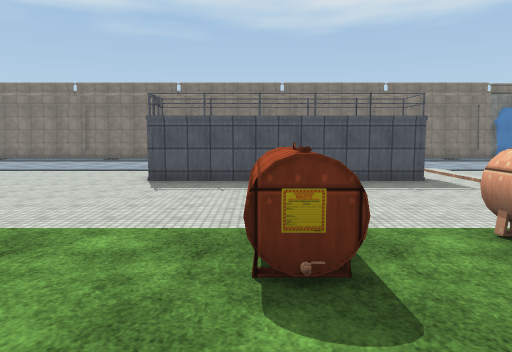
View 1 (above)

24 first-person views from a walk through a scene from a Unity 3-D project. The camera is 1.4 m above the floor, tilts 6° down and sees 70° across. Doors are open. The floor is counted in squares, 2 m on a side. Each view is taken from the middle of a square. On the plan, view 1 faces up. The plan holds only what a view shows up to about 11 squares ahead; the rest is blank. The place goes on beyond the plan. Some surface patterns are stand-ins.

View 2
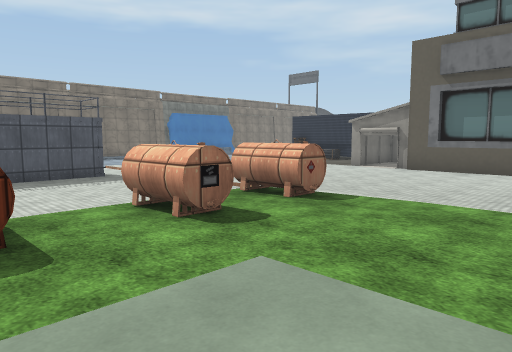

View 3
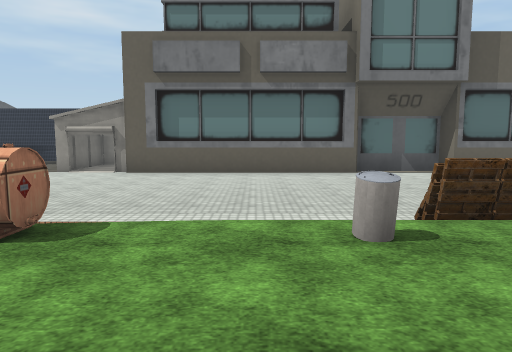

View 4
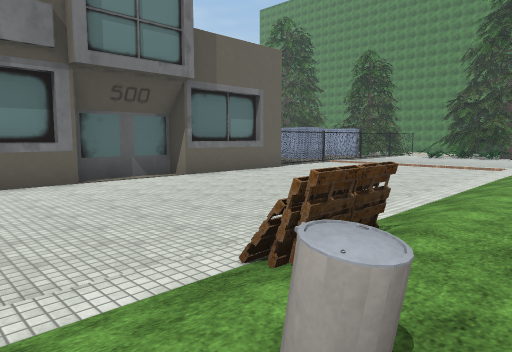

View 5
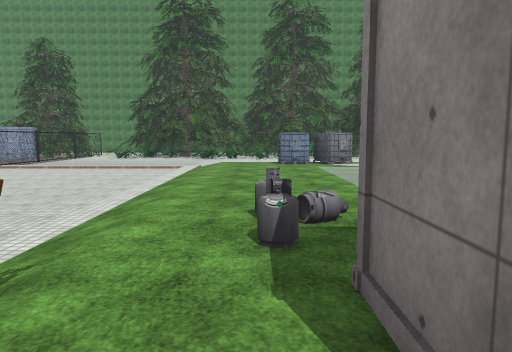

View 6
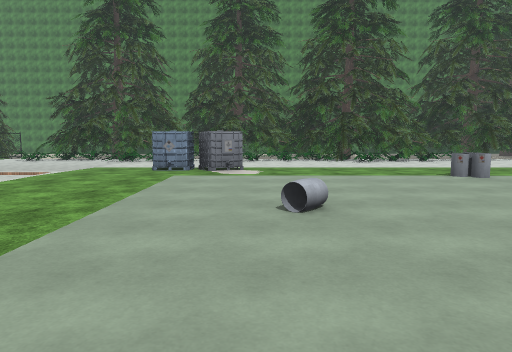

View 7
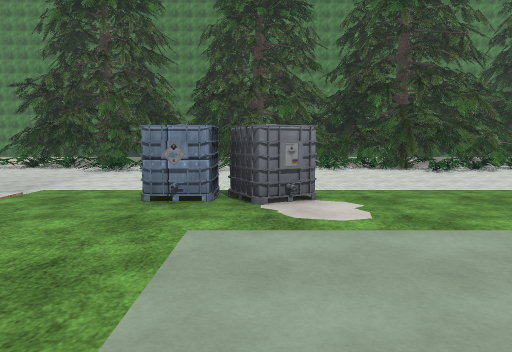

View 8
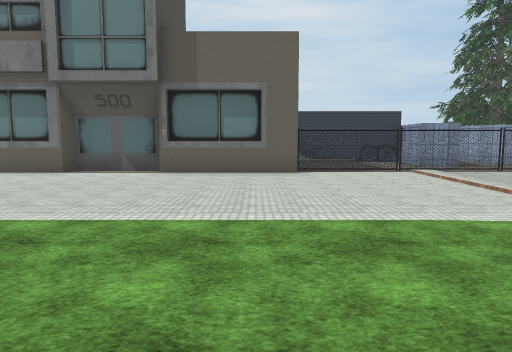

View 9
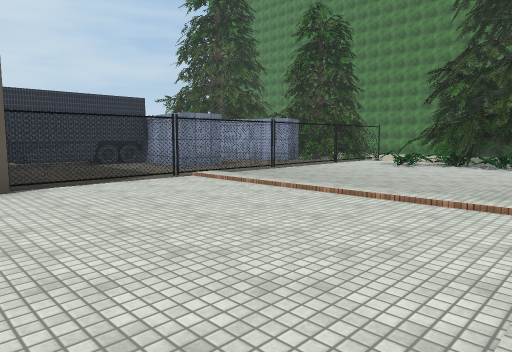

View 10
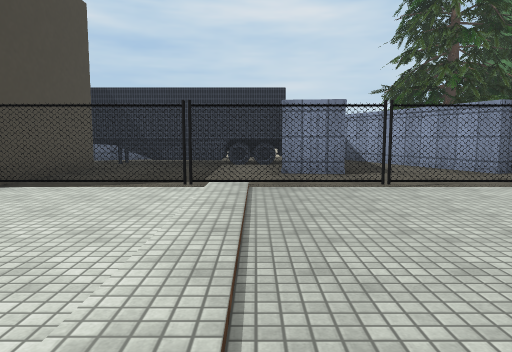

View 11
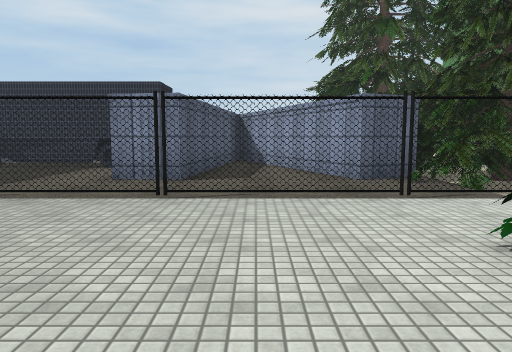

View 12
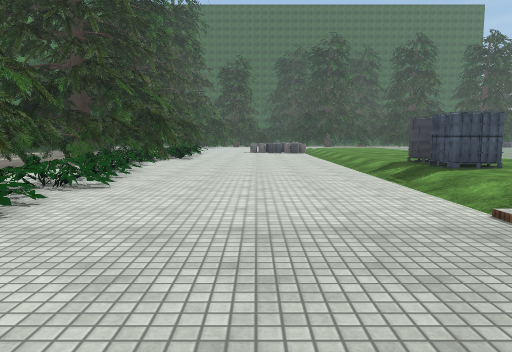

View 13
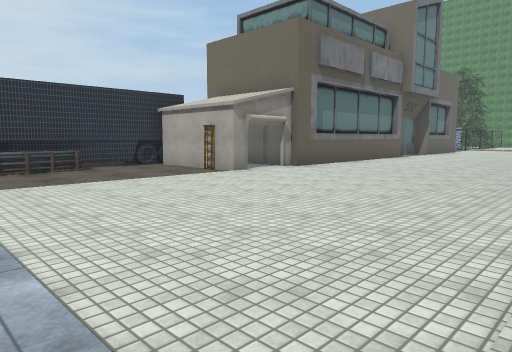

View 14
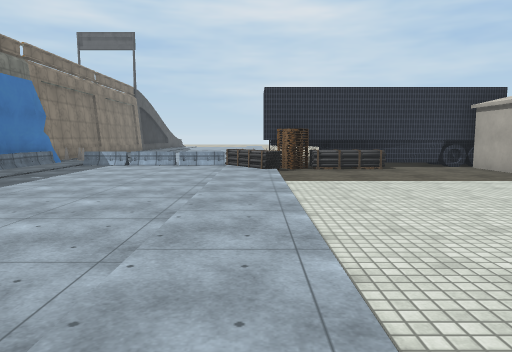

View 15
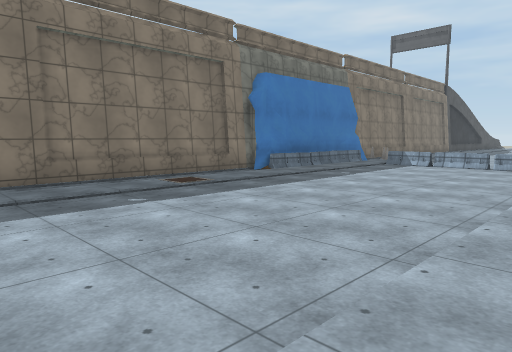

View 16
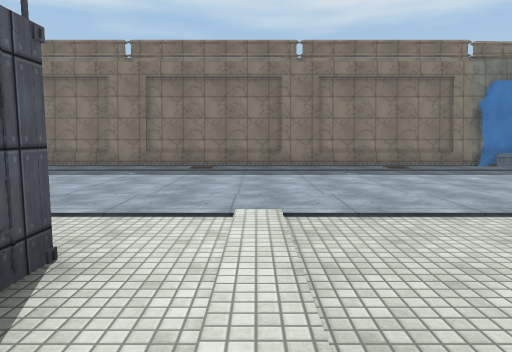

View 17
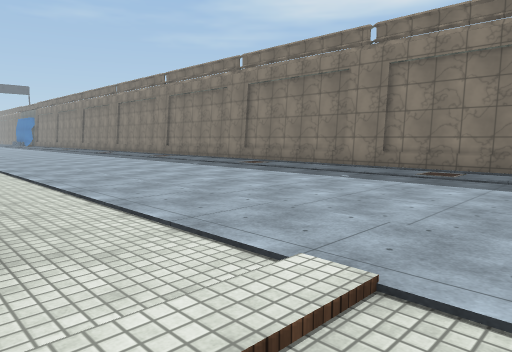

View 18
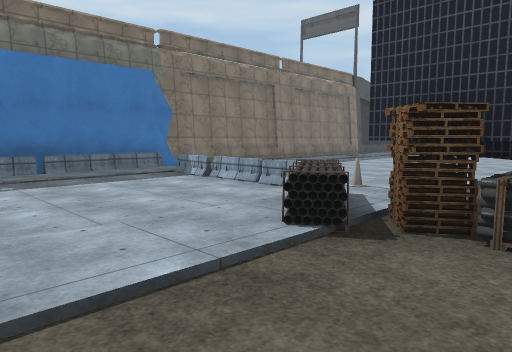

View 19
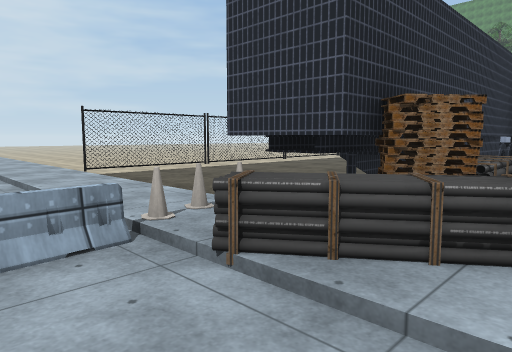

View 20
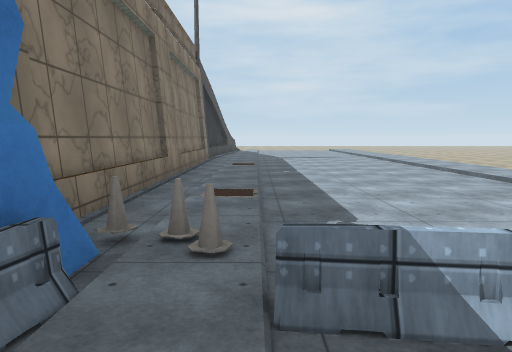

View 21
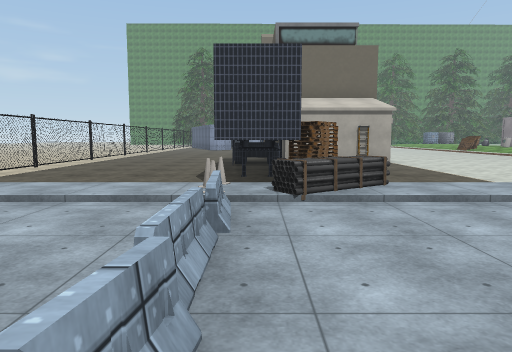

View 22
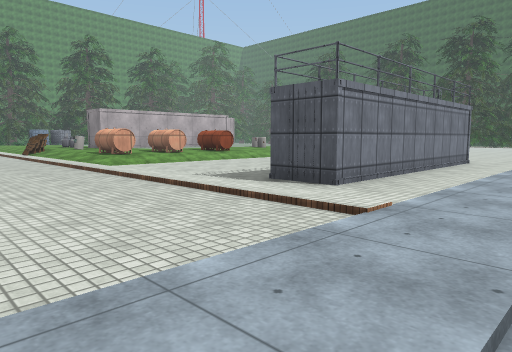

View 23
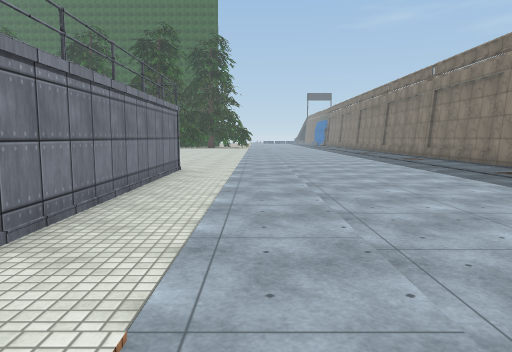

View 24
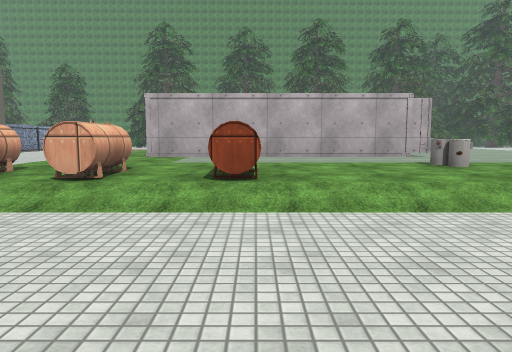

### Floor plan
Key: @ floor where view 1 was taken; # wall or solid block; . main floor; : floor 0.25 m higher than the main floor; + floor 0.5 m higher than the main floor; / step, stairs or slope; D open door; = window, fence, low wall or low ledge; C container; T tank; S shed; B building; P pallet; H thing the floor can be seen under or through; L ladder; A barrier; N cone; O other object.
Columns run from 5 left of view 1 to 20 right of it. Each row starts with its distance up from view 1.
 18 ##  ##############   #====
 17 .................A#AANN...
 16 ..../..../..../......N../.
 15 ....................A.....
 14 ....................A.....
 13 ....................A.....
 12 ....................AN....
 11 ...................O#N....
 10 ........../........P#....#
  9 ...C#####./........O#....#
  8 ...######./........O#....#
  7 ........../.........#....#
  6  ........./.....SLS##....#
  5  ........./.....S  ##....#
  4   ......../.....SSSS
  3   ///T/T/T:.....#
  2  ++++T+T+T:.....B
  1  +O+++++++/.....B
  0 +++++@++++/.....B
 -1 +++++++++O:.....B
 -2 +# #####DPP.....##
 -3 ++   + +TO/......#
 -4     ++++T+/......#
 -5    +++++++/......#
 -6    +++++++/.....##
 -7   ++O+++++/.....B
 -8  +++++++++/.....#
 -9  O++++++++/.....HH##.##O
-10 +O++++++++/.....H....#
-11 +O++++OT++/.....H....#
-12 ++++++OT++/.....H....##
-13   ........//////H....#
-14  ...............H.CCC#
-15 ................H..CCCCC
-16 ................H......C
-17  O......////....H...CCC
-18 ###O ////   O#/OH.C

Where each view was taken, in squares from view 1:
view 1: 0 up, 0 right, facing up
view 2: 1 down, 0 right, facing up-right
view 3: 0 up, 1 right, facing right
view 4: 0 up, 3 right, facing down-right
view 5: 1 down, 3 right, facing down
view 6: 3 down, 0 right, facing down
view 7: 7 down, 1 right, facing down
view 8: 8 down, 1 right, facing right
view 9: 8 down, 5 right, facing down-right
view 10: 13 down, 6 right, facing right
view 11: 16 down, 7 right, facing right
view 12: 15 down, 8 right, facing left
view 13: 11 up, 5 right, facing down-right
view 14: 11 up, 5 right, facing right
view 15: 11 up, 5 right, facing up-right
view 16: 7 up, 5 right, facing up
view 17: 9 up, 6 right, facing up-left
view 18: 9 up, 11 right, facing up-right
view 19: 13 up, 13 right, facing down-right
view 20: 16 up, 14 right, facing right
view 21: 16 up, 15 right, facing down
view 22: 12 up, 8 right, facing down-left
view 23: 11 up, 6 right, facing left
view 24: 7 up, 0 right, facing down
